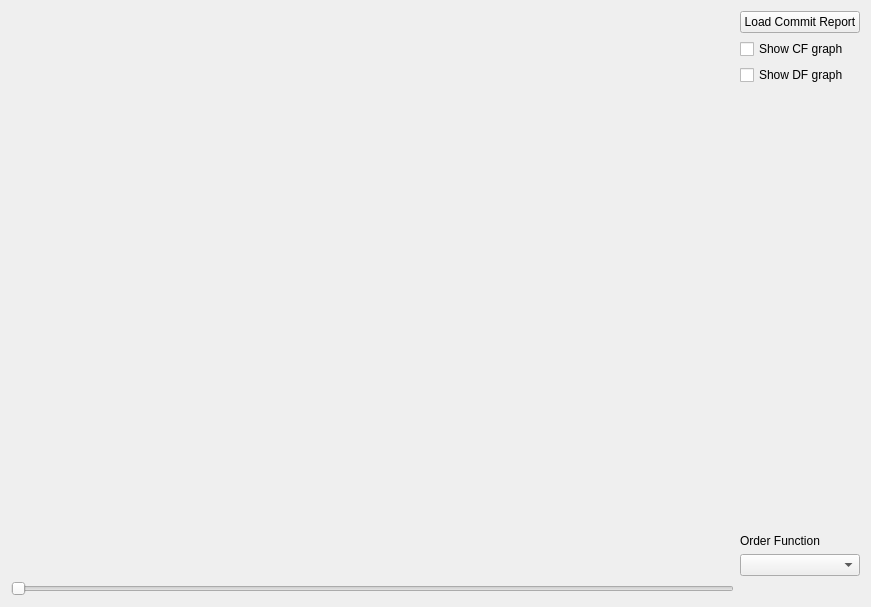
<?xml version="1.0" encoding="UTF-8"?>
<ui version="4.0">
 <class>Form</class>
 <widget class="QWidget" name="Form">
  <property name="geometry">
   <rect>
    <x>0</x>
    <y>0</y>
    <width>871</width>
    <height>607</height>
   </rect>
  </property>
  <property name="windowTitle">
   <string>Form</string>
  </property>
  <layout class="QGridLayout" name="gridLayout">
   <item row="1" column="0">
    <widget class="CRBarPlotWidget" name="plot_up" native="true">
     <property name="sizePolicy">
      <sizepolicy hsizetype="Expanding" vsizetype="Expanding">
       <horstretch>0</horstretch>
       <verstretch>0</verstretch>
      </sizepolicy>
     </property>
    </widget>
   </item>
   <item row="1" column="1" rowspan="4">
    <layout class="QGridLayout" name="gridLayout_2">
     <item row="1" column="0">
      <widget class="QCheckBox" name="check_cf_graph">
       <property name="text">
        <string>Show CF graph</string>
       </property>
      </widget>
     </item>
     <item row="5" column="0">
      <spacer name="verticalSpacer">
       <property name="orientation">
        <enum>Qt::Vertical</enum>
       </property>
       <property name="sizeHint" stdset="0">
        <size>
         <width>20</width>
         <height>40</height>
        </size>
       </property>
      </spacer>
     </item>
     <item row="0" column="0">
      <widget class="QPushButton" name="loadCRButton">
       <property name="text">
        <string>Load Commit Report</string>
       </property>
      </widget>
     </item>
     <item row="2" column="0">
      <widget class="QCheckBox" name="check_df_graph">
       <property name="text">
        <string>Show DF graph</string>
       </property>
      </widget>
     </item>
     <item row="8" column="0">
      <widget class="QLabel" name="statusLabel">
       <property name="sizePolicy">
        <sizepolicy hsizetype="Minimum" vsizetype="Minimum">
         <horstretch>0</horstretch>
         <verstretch>0</verstretch>
        </sizepolicy>
       </property>
       <property name="text">
        <string/>
       </property>
      </widget>
     </item>
     <item row="7" column="0">
      <widget class="QComboBox" name="comboBox"/>
     </item>
     <item row="6" column="0">
      <widget class="QLabel" name="label">
       <property name="text">
        <string>Order Function</string>
       </property>
      </widget>
     </item>
    </layout>
   </item>
   <item row="4" column="0">
    <spacer name="horizontalSpacer">
     <property name="orientation">
      <enum>Qt::Horizontal</enum>
     </property>
     <property name="sizeHint" stdset="0">
      <size>
       <width>40</width>
       <height>0</height>
      </size>
     </property>
    </spacer>
   </item>
   <item row="3" column="0">
    <widget class="QSlider" name="fileSlider">
     <property name="orientation">
      <enum>Qt::Horizontal</enum>
     </property>
    </widget>
   </item>
   <item row="2" column="0">
    <widget class="CRBarPlotWidget" name="plot_down" native="true">
     <property name="sizePolicy">
      <sizepolicy hsizetype="Expanding" vsizetype="Expanding">
       <horstretch>0</horstretch>
       <verstretch>0</verstretch>
      </sizepolicy>
     </property>
    </widget>
   </item>
  </layout>
 </widget>
 <customwidgets>
  <customwidget>
   <class>CRBarPlotWidget</class>
   <extends>QWidget</extends>
   <header>varats.plots.commit_report_plots</header>
   <container>1</container>
  </customwidget>
 </customwidgets>
 <resources/>
 <connections/>
</ui>
